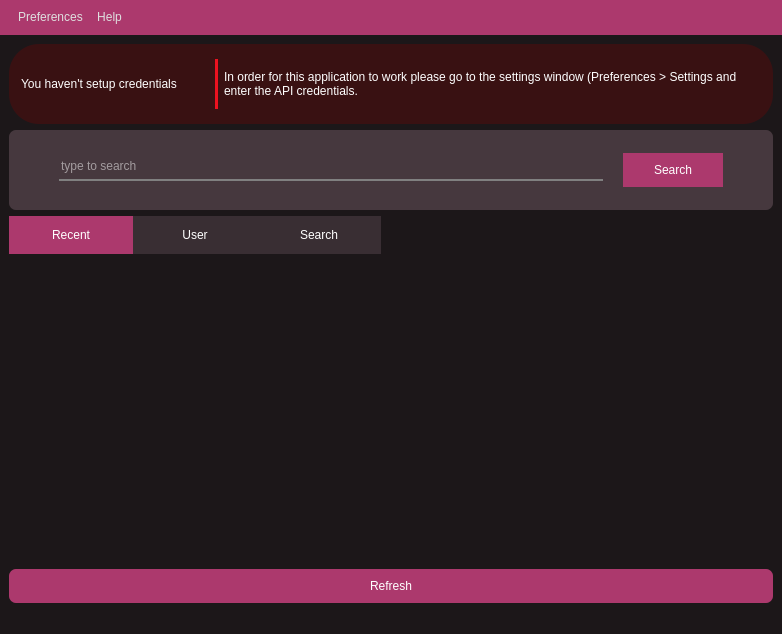
<?xml version="1.0" encoding="UTF-8"?>
<ui version="4.0">
 <class>MainWindow</class>
 <widget class="QMainWindow" name="MainWindow">
  <property name="geometry">
   <rect>
    <x>0</x>
    <y>0</y>
    <width>782</width>
    <height>634</height>
   </rect>
  </property>
  <property name="windowTitle">
   <string>MainWindow</string>
  </property>
  <property name="styleSheet">
   <string notr="true">background-color: #1C1719;
color:rgb(255,255,255);
font: 63 9pt &quot;Torus Pro SemiBold&quot;;</string>
  </property>
  <widget class="QWidget" name="centralwidget">
   <layout class="QVBoxLayout" name="verticalLayout">
    <item>
     <widget class="QFrame" name="alert_frame">
      <property name="minimumSize">
       <size>
        <width>100</width>
        <height>80</height>
       </size>
      </property>
      <property name="styleSheet">
       <string notr="true">QFrame {
background:rgba(135, 0, 0, 70);
border-radius: 30px;
}</string>
      </property>
      <property name="frameShape">
       <enum>QFrame::StyledPanel</enum>
      </property>
      <property name="frameShadow">
       <enum>QFrame::Raised</enum>
      </property>
      <layout class="QHBoxLayout" name="horizontalLayout_2">
       <item>
        <widget class="QLabel" name="label">
         <property name="maximumSize">
          <size>
           <width>200</width>
           <height>50</height>
          </size>
         </property>
         <property name="styleSheet">
          <string notr="true">background: none;
font: 63 10pt &quot;Torus Pro SemiBold&quot;;
border-style: none;
border-right-style: solid;
border-color: rgb(236,18,32);
border-width: 3px;
padding-right: 12px;</string>
         </property>
         <property name="text">
          <string>You haven't setup credentials</string>
         </property>
        </widget>
       </item>
       <item>
        <widget class="QLabel" name="label_2">
         <property name="minimumSize">
          <size>
           <width>0</width>
           <height>0</height>
          </size>
         </property>
         <property name="styleSheet">
          <string notr="true">background:none;</string>
         </property>
         <property name="text">
          <string>In order for this application to work please go to the settings window (Preferences &gt; Settings and enter the API credentials.</string>
         </property>
         <property name="wordWrap">
          <bool>true</bool>
         </property>
        </widget>
       </item>
      </layout>
     </widget>
    </item>
    <item>
     <widget class="QFrame" name="search_box">
      <property name="minimumSize">
       <size>
        <width>0</width>
        <height>80</height>
       </size>
      </property>
      <property name="maximumSize">
       <size>
        <width>16777215</width>
        <height>90</height>
       </size>
      </property>
      <property name="styleSheet">
       <string notr="true">QFrame{
background-color: #46383E;
border-radius: 7px;

}
QLineEdit {
background-color: #46383E;
}</string>
      </property>
      <property name="frameShape">
       <enum>QFrame::StyledPanel</enum>
      </property>
      <property name="frameShadow">
       <enum>QFrame::Raised</enum>
      </property>
      <layout class="QHBoxLayout" name="horizontalLayout">
       <property name="spacing">
        <number>20</number>
       </property>
       <property name="leftMargin">
        <number>50</number>
       </property>
       <property name="rightMargin">
        <number>50</number>
       </property>
       <item>
        <widget class="QLineEdit" name="search_field">
         <property name="styleSheet">
          <string notr="true">border-style:none;
border-bottom-style: solid;
border-color: gray;
border-width: 2px;
font: 63 14pt &quot;Torus Pro SemiBold&quot;;
padding-bottom: 5px</string>
         </property>
         <property name="placeholderText">
          <string>type to search</string>
         </property>
        </widget>
       </item>
       <item>
        <widget class="QPushButton" name="searchButton">
         <property name="styleSheet">
          <string notr="true">QPushButton {
background-color: #AC396D;
border:none;
border-radius: 20px;
font: 63 12pt &quot;Torus Pro SemiBold&quot;;
padding: 10px;
min-width:80px
}

QPushButton:hover {
background-color: #FF66AB;

}</string>
         </property>
         <property name="text">
          <string>Search</string>
         </property>
        </widget>
       </item>
      </layout>
     </widget>
    </item>
    <item>
     <widget class="QTabWidget" name="tabWidget">
      <property name="styleSheet">
       <string notr="true">QTabWidget:pane {
border:none;
}

QTabBar::tab {
background: #392E33;
padding:12px;
min-width: 100px;
}

QTabBar::tab::selected {
background: rgb(172, 57, 109);

}</string>
      </property>
      <property name="currentIndex">
       <number>0</number>
      </property>
      <widget class="QWidget" name="recent_tab">
       <attribute name="title">
        <string>Recent</string>
       </attribute>
       <layout class="QVBoxLayout" name="verticalLayout_3"/>
      </widget>
      <widget class="QWidget" name="user_tab">
       <attribute name="title">
        <string>User</string>
       </attribute>
      </widget>
      <widget class="QWidget" name="search_tab">
       <attribute name="title">
        <string>Search</string>
       </attribute>
      </widget>
     </widget>
    </item>
    <item>
     <widget class="QPushButton" name="refresh_button">
      <property name="styleSheet">
       <string notr="true">QPushButton {
background-color: #AC396D;
border:none;
border-radius: 7px;
font: 63 12pt &quot;Torus Pro SemiBold&quot;;
padding: 10px;
min-width:80px
}

QPushButton:hover {
background-color: #FF66AB;

}</string>
      </property>
      <property name="text">
       <string>Refresh</string>
      </property>
     </widget>
    </item>
   </layout>
  </widget>
  <widget class="QMenuBar" name="menubar">
   <property name="geometry">
    <rect>
     <x>0</x>
     <y>0</y>
     <width>782</width>
     <height>38</height>
    </rect>
   </property>
   <property name="styleSheet">
    <string notr="true">QMenuBar {
font: 63 10pt &quot;Torus Pro SemiBold&quot;;
padding: 8px;
background-color: rgb(172, 57, 109);
}
QMenuBar::item {
	color: rgb(223, 223, 223)
}
QMenuBar::item:selected {
    color: rgb(255,255,255);
	background-color: rgb(172, 57, 109);
}

QMenu {
	background-color:rgb(172, 57, 109);
}

QMenu::item {
	background-color: transparent;
}

QMenu::item::selected {
	background: #2a2327;
}</string>
   </property>
   <widget class="QMenu" name="menuPreferences">
    <property name="title">
     <string>Preferences</string>
    </property>
   </widget>
   <widget class="QMenu" name="menuAbout">
    <property name="title">
     <string>Help</string>
    </property>
    <addaction name="actionGithub"/>
    <addaction name="separator"/>
    <addaction name="actionAbout_OsuStatQt"/>
   </widget>
   <addaction name="menuPreferences"/>
   <addaction name="menuAbout"/>
  </widget>
  <widget class="QStatusBar" name="statusbar"/>
  <action name="actionGithub">
   <property name="text">
    <string>Github</string>
   </property>
  </action>
  <action name="actionAbout_OsuStatQt">
   <property name="text">
    <string>About OsuStatQt</string>
   </property>
  </action>
 </widget>
 <resources/>
 <connections/>
</ui>
